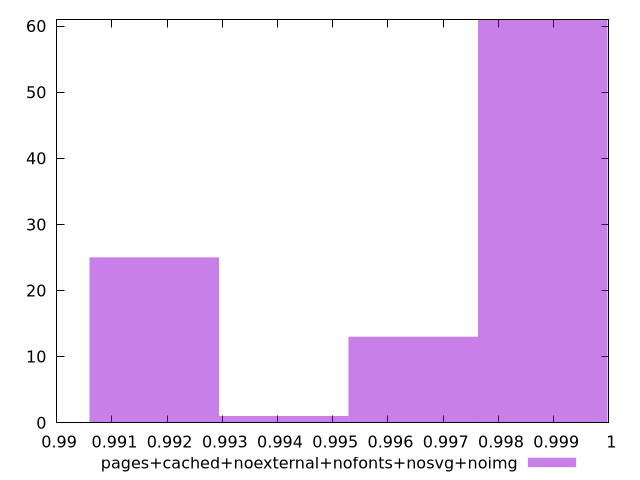

Write gnuplot code to recreate this figure.
$_pagesCachedNoexternalNofontsNosvgNoimg <<EOF
0.9988020780481206 61
0.9964574722311063 13
0.9917682605970776 25
0.9941128664140919 1
EOF
set key outside below
set terminal pngcairo
set output "report_00005_2020-11-02T22-26-11.212Z/first-cpu-idle/pages+cached+noexternal+nofonts+nosvg+noimg//hist.png"
set yrange [0:61]
set boxwidth 0.0023446058170143677
set style fill transparent solid 0.5 noborder
plot $_pagesCachedNoexternalNofontsNosvgNoimg title "pages+cached+noexternal+nofonts+nosvg+noimg" with boxes ,
